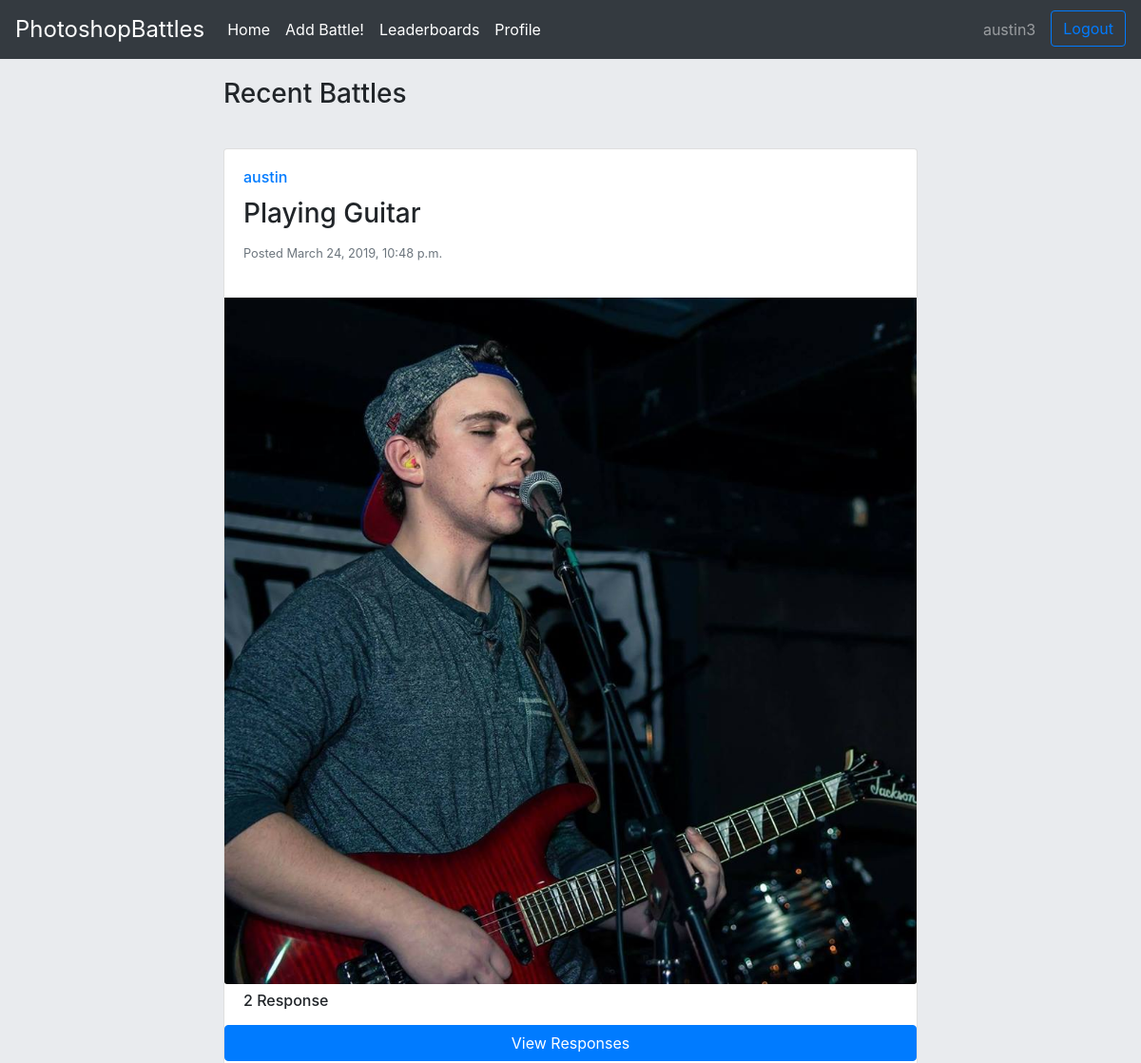
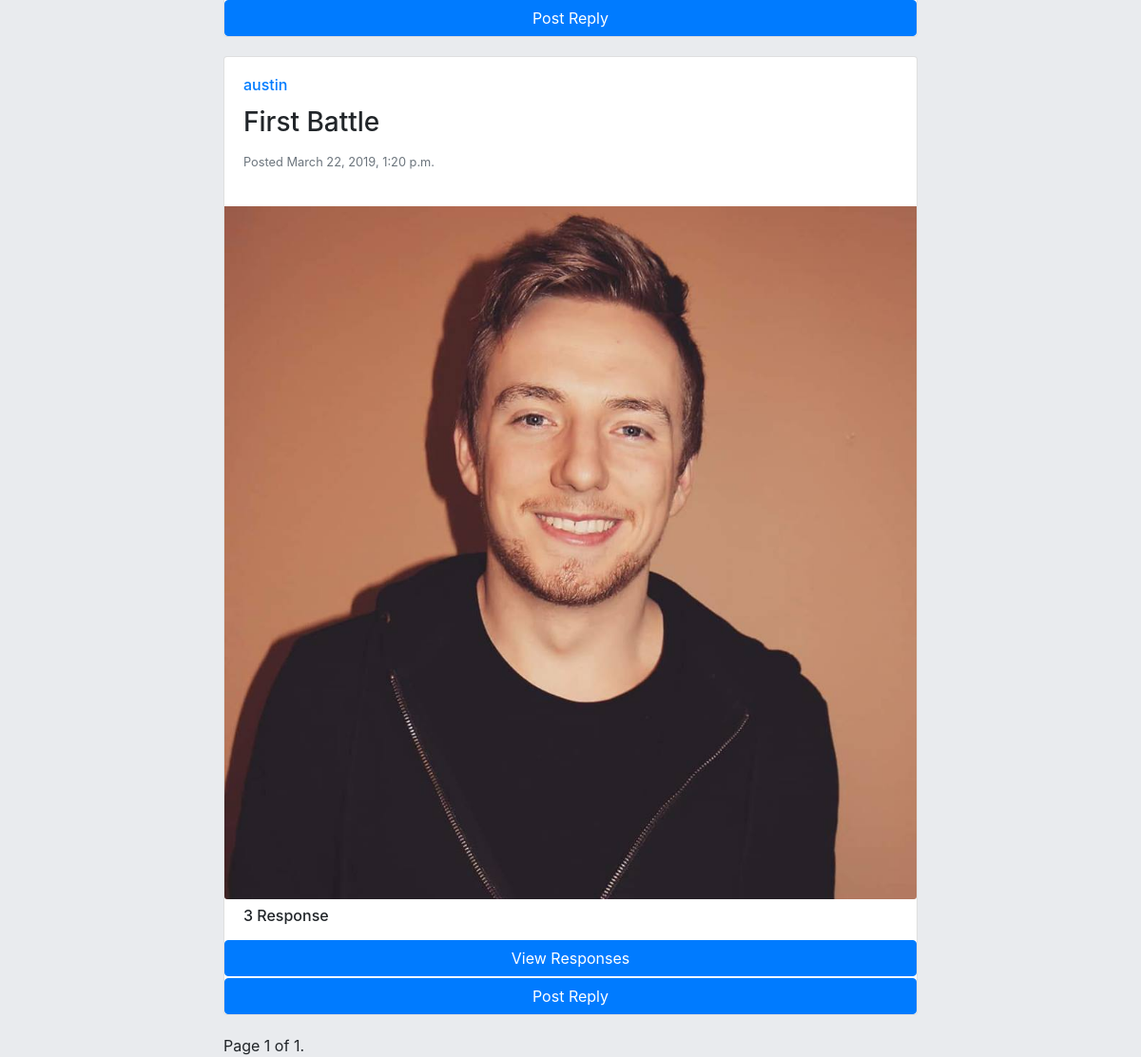
Page / (signed in) on the committed database (2 pictures, top to bottom).
### application/models.py (models this page shows, shortened)
class Post(models.Model):
    user = models.ForeignKey(User,on_delete=models.CASCADE)
    title = models.CharField(max_length=40)
    image = models.ImageField(upload_to='post_pictures')
    pub_date = models.DateTimeField('date published')

### application/views.py (the view)
# urls.py: path('', IndexView, name='index'),
def IndexView(request):
    if request.method =='POST':
        reply_form = NewReply(request.POST or None, request.FILES or None)
        user = request.user
        if reply_form.is_valid():
            title = reply_form.cleaned_data.get('title')
            image = reply_form.cleaned_data.get('image')
            postID = request.POST.get("postID")
            post=Post.objects.filter(id=postID)[0]
            Reply.objects.create(
                title=title,
                image=image,
                user=user,
                votes=0,
                post_replying_to=post,
                pub_date = timezone.now(),
            )
            return HttpResponseRedirect('/')
    else:
        context = {}
        context['reply_form'] = NewReply()
        latest_posts = Post.objects.all().order_by('-pub_date')
        paginator = Paginator(latest_posts, 10)
        page = request.GET.get('page')
        posts = paginator.get_page(page)
        context['posts'] = posts
        return render(request, 'application/home.html', context)

### application/models.py (called while the page is built)
    def like_list(self):
        liked_list = []
        for u in self.liked_set.all():
            liked_list.append(u.user.username)
        return liked_list

### application/templates/application/home.html (shortened to what this page needs)
{% extends 'application/base_layout.html' %}
{% block container %}
  <div class="row justify-content-sm-center">
    <div class="col-sm-8">
      {% if posts %}
      <h3 class="recent-battles-heading">Recent Battles</h3>
      {% for post in posts %}
        {% include 'application/post.html' %}
      {% endfor %}
      {% else  %}
        <h3>No Battles Found</h3>
      {% endif %}
      <div class="pagination">
        <span class="step-links">
        <span class="current">
            Page {{ posts.number }} of {{ posts.paginator.num_pages }}.
        </span>
    </span>
</div>
    </div>
  </div>
{% endblock %}

### application/templates/application/base_layout.html (shortened to what this page needs)
{% load static %}
<!DOCTYPE html>
{% block html %}
<html lang="en">
    {% block head %}
    <head>
        <link rel="stylesheet" href="https://maxcdn.bootstrapcdn.com/bootstrap/4.0.0/css/bootstrap.min.css">
        <link rel="stylesheet" href="{% static 'css/main.css' %}">
    </head>
    {% endblock %}
    {% block body %}
    <body>
        {% block nav %}
   <nav class="navbar navbar-expand-lg navbar-dark bg-dark">
  <a class="navbar-brand site-title" href="/">PhotoshopBattles</a>
  <div class="collapse navbar-collapse" id="navbarSupportedContent">
    <ul class="navbar-nav mr-auto">
      <li class="nav-item active">
        <a class="nav-link" href="/">Home <span class="sr-only">(current)</span></a>
      </li>
      <li class="nav-item active">
        <a class="nav-link" href="/new_post">Add Battle! <span class="sr-only">(current)</span></a>
      </li>
      <li class="nav-item active">
        <a class="nav-link" href="/leaderboard">Leaderboards <span class="sr-only">(current)</span></a>
      </li>
      {% if user.is_authenticated %}
      <li class="nav-item active">
          <a class="nav-link" href="/profile/{{user.username}}">Profile <span class="sr-only">(current)</span></a>
        </li>
      {% endif %}
      </ul>
    <ul class="navbar-nav m1-auto">
    {% if not user.is_authenticated %}
        <li class="nav-item">
        <a class="btn btn-outline-primary" href="/account/login">Login</a>
      </li>
       <li class="nav-item">
        <a class="btn btn-primary signup-button" href="/account/register">Signup</a>
      </li>
    {% else %}
        <li class="nav-item">
        <a class="nav-link" href="/profile/{{user.username}}">{{ user.username }}</a>
      </li>
      <li class="nav-item">
        <a class="btn btn-outline-primary logout-button" href="/account/logout">Logout</a>
      </li>
    {% endif %}
    </ul>
  </div>
</nav>
        {% endblock %}
        {% block body_content %}
            <div class="container">
                {% block container %}{% endblock %}
            </div>
        {% endblock %}
    </body>
    {% endblock %}
</html>
{% endblock %}

### application/templates/application/post.html (shortened to what this page needs)
<div class="post">
  <div class="card">
    <div class="card-body">
      <h6 class="card-title username"><a href="/profile/{{post.user}}">{{post.user}}</a></h6>
      <h3 class="card-title post-title">{{post.title}}</h6>
      <p class="card-text date-posted post-date"><small class="text-muted">Posted {{post.pub_date}}</small></p>
    </div>
    <img class="card-img-bottom" src="/media/{{ post.image }}" alt="{{post.title}}" >
    {% if post.reply_set.all %}
    {% if post.reply_set.count >= 1 %}
    <h6 class="reply-heading">{{ post.reply_set.count }} Response</h6>
    <button type="button" class="btn btn-primary" data-toggle="modal" data-target=".bd-example-modal-md-{{post.id}}">View Responses</button>
    {% if user.is_authenticated %}
    <button type="button" class="btn btn-primary reply-button" data-toggle="modal" data-target=".bd-example-modal-md-{{post.id}}-reply">Post Reply</button>
    {%endif%}
    {% endif %}
    {% endif %}
  </div>
</div>

### static/css/main.css (style rules this page uses)
body { background: #E9EBEE; }
@media only screen and (min-width: 992px) { .logout-button { margin-left: 8px; } }
.site-title { font-size: 1.5rem; }
.recent-battles-heading { padding: 1.25rem 0; }
.post { margin: 20px 0; }
.reply-heading { padding: 0.5rem 1.25rem; }
.reply-button { margin-top:2px; }
.post-date { float:left; }

### rows in the picture
Post: user "austin", title "Playing Guitar", pub_date "March 24, 2019, 10:48 p.m.", image (picture), reply_set.count "2"
Post: user "austin", title "First Battle", pub_date "March 22, 2019, 1:20 p.m.", image (picture), reply_set.count "3"

### other values in the picture
{{ user.username }} "austin3"
{{ posts.number }} "1"
{{ posts.paginator.num_pages }} "1"
